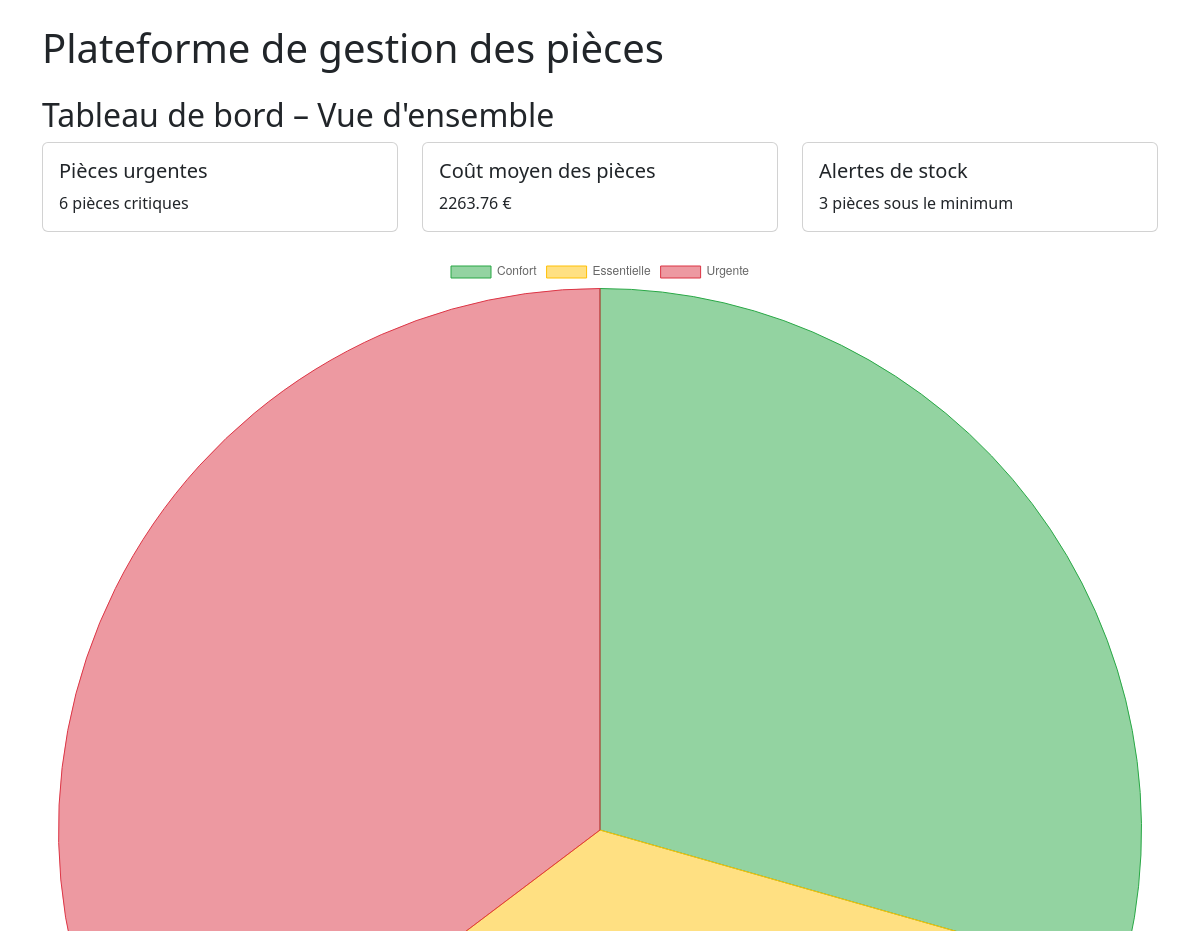
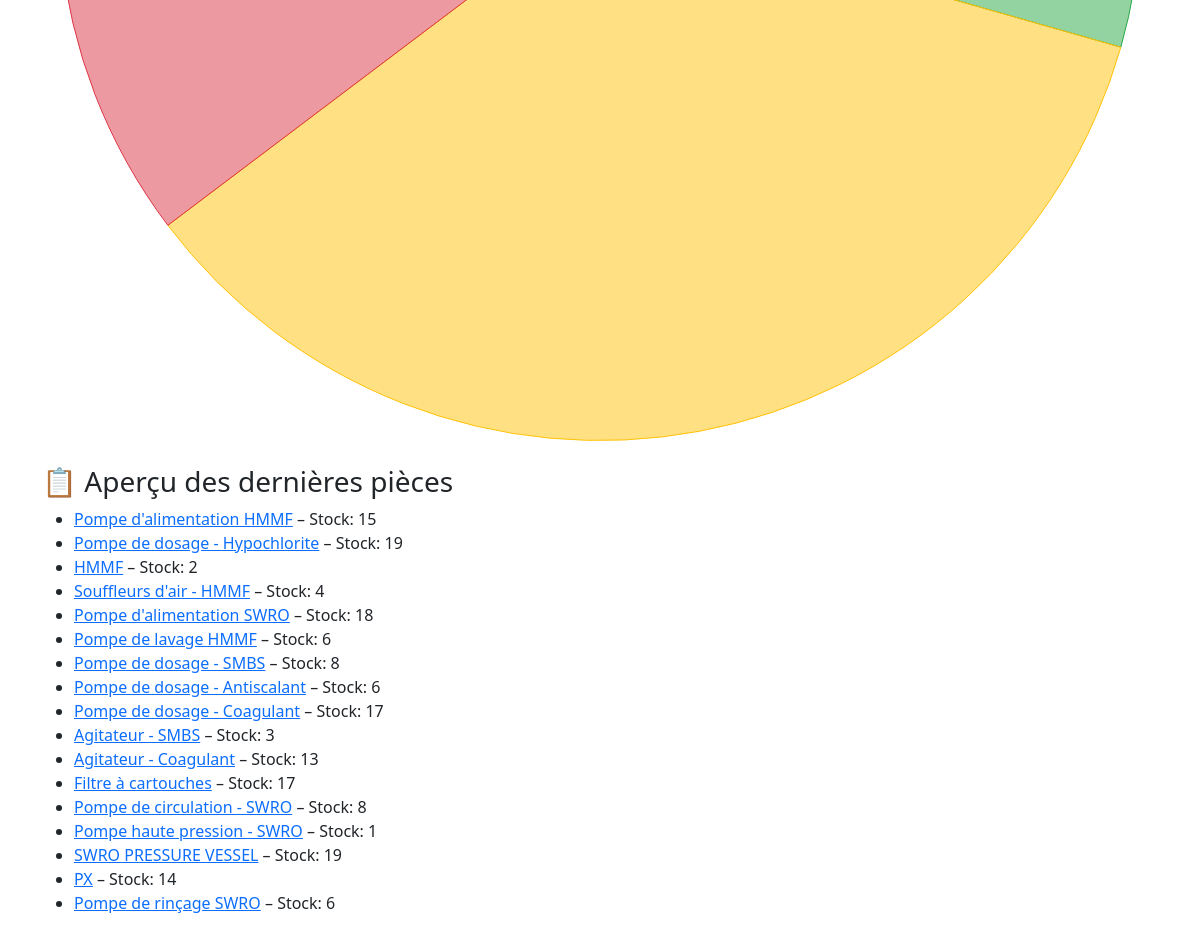
The page / on the database its author committed (2 pictures, top to bottom).
### tables this page shows
CREATE TABLE "pieces" (
"description" TEXT,
  "tag_no" TEXT,
  "type" TEXT,
  "valeur_nominale" TEXT,
  "unite" TEXT,
  "duree_vie_mois" INTEGER,
  "frequence_remplacement_mois" INTEGER,
  "cout_unitaire_eur" REAL,
  "stock_actuel" INTEGER,
  "stock_minimum" INTEGER,
  "criticite" TEXT,
  "emplacement_stock" TEXT,
  "fournisseur" TEXT,
  "pays_fournisseur" TEXT
);

### routes/routes.py (the view)
    @app.route('/')
    def index():
        pieces = get_db().execute('SELECT rowid, * FROM pieces').fetchall()
        stats = stock_alerts.get_stock_stats()
        avg_cost = stock_alerts.get_average_cost()
        alerts = stock_alerts.get_low_stock_alerts()
        return render_template('index.html', pieces=pieces, stats=stats, avg_cost=avg_cost, alerts=alerts)

### models/models.py (called while the page is built)
def get_db():
    if 'db' not in g:
        g.db = sqlite3.connect(current_app.config['DATABASE'])
        g.db.row_factory = sqlite3.Row
    return g.db

### services/stock_alerts.py (called while the page is built)
def get_low_stock_alerts():
    db = get_db()
    return db.execute(
        'SELECT * FROM pieces WHERE stock_actuel <= stock_minimum'
    ).fetchall()

def get_stock_stats():
    db = get_db()
    result = db.execute('''
        SELECT criticite, COUNT(*) as count FROM pieces GROUP BY criticite
    ''').fetchall()
    return {row['criticite']: row['count'] for row in result}

def get_average_cost():
    db = get_db()
    result = db.execute('SELECT AVG(cout_unitaire_eur) as avg_cost FROM pieces').fetchone()
    return result['avg_cost'] if result else 0

### templates/index.html (shortened to what this page needs)
{% extends 'layout.html' %}
{% block content %}
<h2>Tableau de bord – Vue d'ensemble</h2>
<div class="row mb-4">
  <div class="col-md-4">
	<div class="card">
	  <div class="card-body">
		<h5 class="card-title">Pièces urgentes</h5>
		<p class="card-text">{{ stats['Urgente'] if 'Urgente' in stats else 0 }} pièces critiques</p>
	  </div>
	</div>
  </div>
  <div class="col-md-4">
	<div class="card">
	  <div class="card-body">
		<h5 class="card-title">Coût moyen des pièces</h5>
		<p class="card-text">{{ avg_cost|round(2) }} €</p>
	  </div>
	</div>
  </div>
  <div class="col-md-4">
	<div class="card">
	  <div class="card-body">
		<h5 class="card-title">Alertes de stock</h5>
		<p class="card-text">{{ alerts|length }} pièces sous le minimum</p>
	  </div>
	</div>
  </div>
</div>
<canvas id="critChart" width="200" height="200"></canvas>
<script>
  const data = {
	labels: {{ stats.keys()|list|tojson }},
	datasets: [{
	  label: 'Répartition des criticités',
      data: {{ stats.values()|list|tojson }},
      backgroundColor: [
        'rgba(40, 167, 69, 0.5)',   // Vert pour faible criticité
        'rgba(255, 193, 7, 0.5)',   // Jaune pour moyenne criticité
        'rgba(220, 53, 69, 0.5)'    // Rouge pour haute criticité
      ],
      borderColor: [
        'rgba(40, 167, 69, 1)',
        'rgba(255, 193, 7, 1)',
        'rgba(220, 53, 69, 1)'
      ],
	  borderWidth: 1
	}]
  };
  const config = {
	type: 'pie',
	data: data
  };
  new Chart(document.getElementById('critChart'), config);
</script>
<h3 class="mt-4">📋 Aperçu des dernières pièces</h3>
<ul>
  {% for piece in pieces %}
  <li><a href="{{ url_for('detail_piece', piece_id=piece['rowid']) }}">{{ piece['description'] }}</a> – Stock: {{ piece['stock_actuel'] }}</li>
  {% endfor %}
</ul>
{% endblock %}

### rows shown on the page
pieces: description "Pompe d'alimentation HMMF", stock_actuel "15"
pieces: description "Pompe de dosage - Hypochlorite", stock_actuel "19"
pieces: description "HMMF", stock_actuel "2"
pieces: description "Souffleurs d'air - HMMF", stock_actuel "4"
pieces: description "Pompe d'alimentation SWRO", stock_actuel "18"
pieces: description "Pompe de lavage HMMF", stock_actuel "6"
pieces: description "Pompe de dosage - SMBS", stock_actuel "8"
pieces: description "Pompe de dosage - Antiscalant", stock_actuel "6"
pieces: description "Pompe de dosage - Coagulant", stock_actuel "17"
pieces: description "Agitateur - SMBS", stock_actuel "3"
pieces: description "Agitateur - Coagulant", stock_actuel "13"
pieces: description "Filtre à cartouches", stock_actuel "17"
pieces: description "Pompe de circulation - SWRO", stock_actuel "8"
pieces: description "Pompe haute pression - SWRO", stock_actuel "1"
pieces: description "SWRO PRESSURE VESSEL", stock_actuel "19"
pieces: description "PX", stock_actuel "14"
pieces: description "Pompe de rinçage SWRO", stock_actuel "6"

### other values the page prints
{{ stats['Urgente'] if 'Urgente' in stats else 0 }} "6"
{{ avg_cost|round(2) }} "2263.76"
{{ alerts|length }} "3"
chart data {{ stats.keys()|list|tojson }} ["Confort", "Essentielle", "Urgente"]
chart data {{ stats.values()|list|tojson }} [5, 6, 6]
